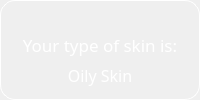
                <widget class="QFrame" name="QuizResultSide">
                 <property name="styleSheet">
                  <string notr="true">border: 1px solid white;
border-radius: 15px;</string>
                 </property>
                 <layout class="QVBoxLayout" name="QuizResultPage">
                  <item>
                   <widget class="QPushButton" name="QuizResultButton">
                    <property name="cursor">
                     <cursorShape>PointingHandCursor</cursorShape>
                    </property>
                    <property name="styleSheet">
                     <string notr="true">background-color: rgba(0,0,0,0);
border: none;</string>
                    </property>
                    <property name="text">
                     <string/>
                    </property>
                    <property name="icon">
                     <iconset resource="D:/Laptop Icons/Assets.qrc">
                      <normaloff>:/icons/edit.png</normaloff>:/icons/edit.png</iconset>
                    </property>
                    <property name="iconSize">
                     <size>
                      <width>42</width>
                      <height>42</height>
                     </size>
                    </property>
                   </widget>
                  </item>
                  <item>
                   <widget class="QLabel" name="QuizResultTitle">
                    <property name="font">
                     <font>
                      <family>Futurist Fixed-width</family>
                      <pointsize>13</pointsize>
                     </font>
                    </property>
                    <property name="styleSheet">
                     <string notr="true">border: none;
color: white;</string>
                    </property>
                    <property name="text">
                     <string>Your type of skin is:</string>
                    </property>
                    <property name="alignment">
                     <set>Qt::AlignCenter</set>
                    </property>
                    <property name="wordWrap">
                     <bool>true</bool>
                    </property>
                   </widget>
                  </item>
                  <item>
                   <widget class="QLabel" name="QuizResultText">
                    <property name="font">
                     <font>
                      <family>Futurist Fixed-width</family>
                      <pointsize>12</pointsize>
                     </font>
                    </property>
                    <property name="styleSheet">
                     <string notr="true">border: none;
color: white;</string>
                    </property>
                    <property name="text">
                     <string>Oily Skin</string>
                    </property>
                    <property name="alignment">
                     <set>Qt::AlignCenter</set>
                    </property>
                    <property name="wordWrap">
                     <bool>true</bool>
                    </property>
                   </widget>
                  </item>
                 </layout>
                </widget>
